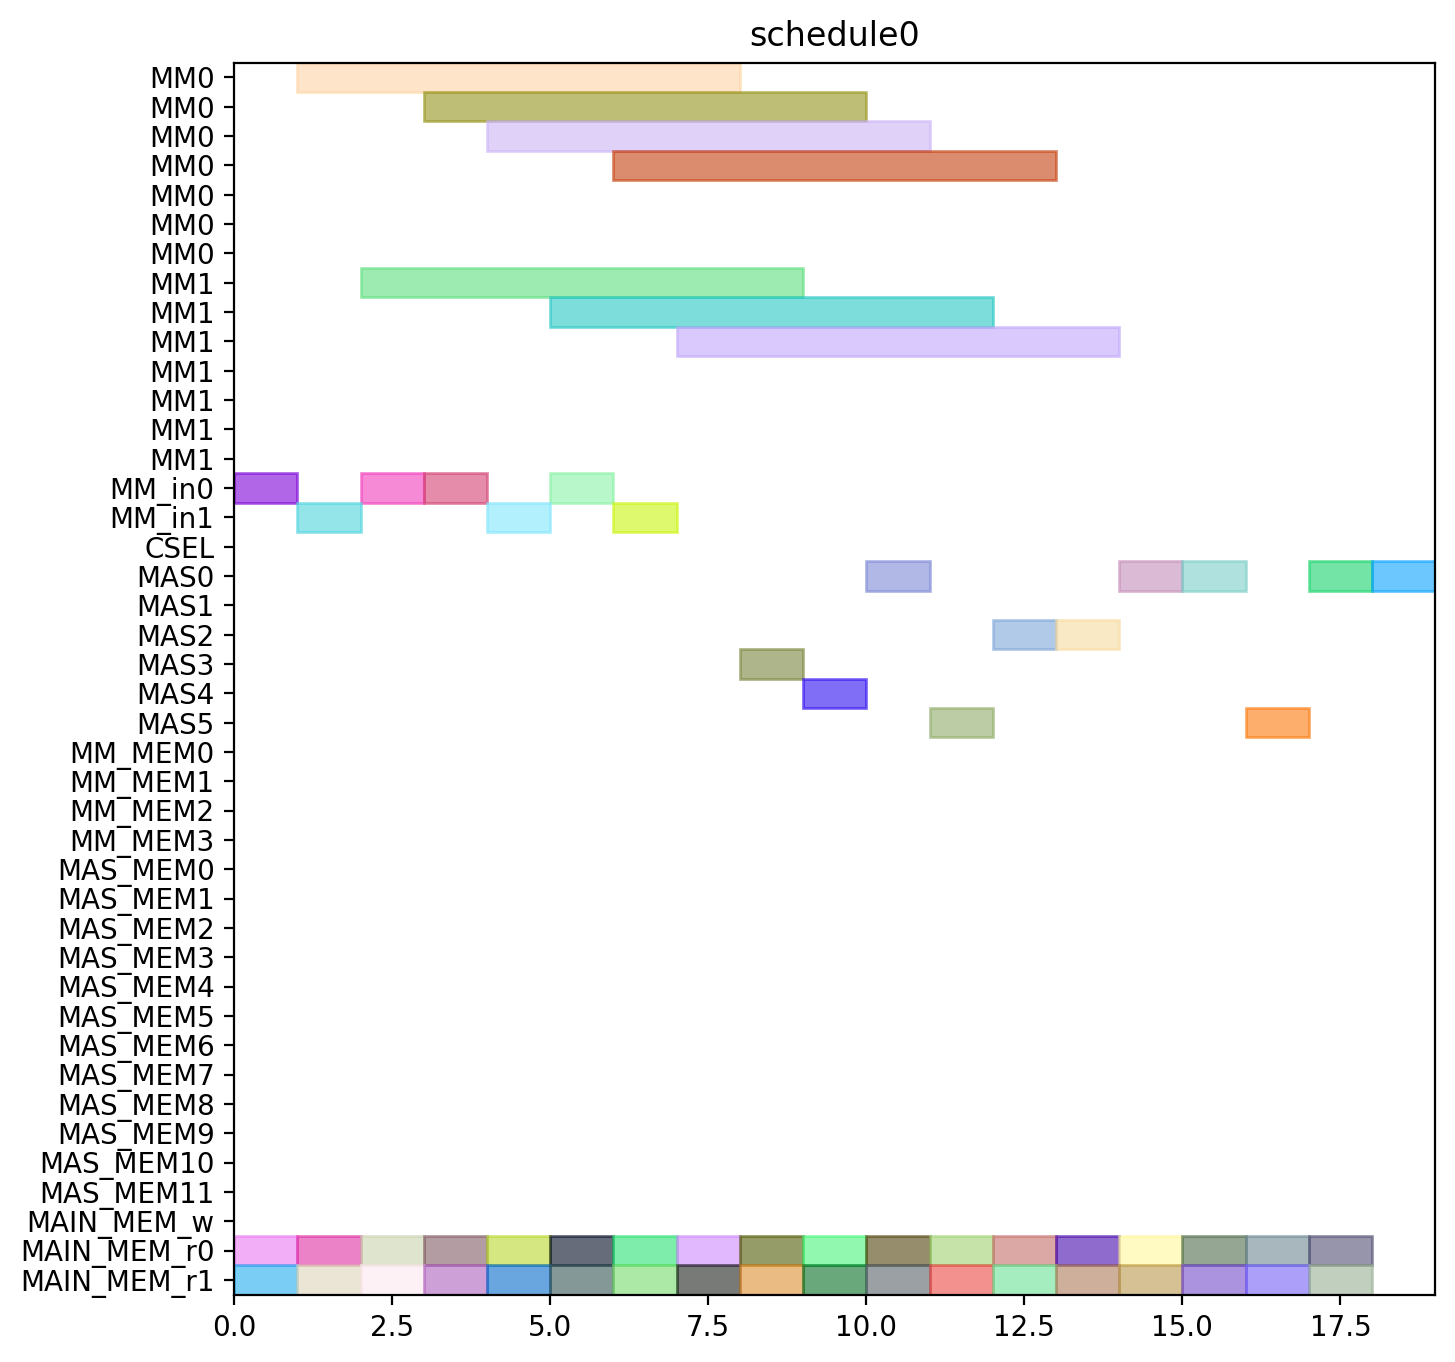

This figure's Python source:
from pyschedule import Scenario, solvers, plotters, alt


def solve():
	horizon = 120
	S = Scenario("schedule0", horizon=horizon)

	# resource
	MM = S.Resources('MM', num=2, size=7)
	MM_in = S.Resources('MM_in', num=2)
	CSEL = S.Resource('CSEL')
	MAS = S.Resources('MAS', num=6, size=1, periods=range(1, horizon))
	MM_MEM = S.Resources('MM_MEM', num=4)
	MAS_MEM = S.Resources('MAS_MEM', num=12)
	MAIN_MEM_w = S.Resource('MAIN_MEM_w', size=1)
	MAIN_MEM_r = S.Resources('MAIN_MEM_r', num=2)

	# result of previous scheduling

	# new tasks
	t0_t0 = S.Task('t0_t0', length=1, delay_cost=1)
	t0_t0 += alt(MAS)
	t0_t0_mem0 = S.Task('t0_t0_mem0', length=1, delay_cost=1)
	t0_t0_mem0 += MAIN_MEM_r[0]
	S += t0_t0_mem0 <= t0_t0

	t0_t0_mem1 = S.Task('t0_t0_mem1', length=1, delay_cost=1)
	t0_t0_mem1 += MAIN_MEM_r[1]
	S += t0_t0_mem1 <= t0_t0

	t0_t1 = S.Task('t0_t1', length=1, delay_cost=1)
	t0_t1 += alt(MAS)
	t0_t1_mem0 = S.Task('t0_t1_mem0', length=1, delay_cost=1)
	t0_t1_mem0 += MAIN_MEM_r[0]
	S += t0_t1_mem0 <= t0_t1

	t0_t1_mem1 = S.Task('t0_t1_mem1', length=1, delay_cost=1)
	t0_t1_mem1 += MAIN_MEM_r[1]
	S += t0_t1_mem1 <= t0_t1

	t0_t3 = S.Task('t0_t3', length=7, delay_cost=1)
	t0_t3 += alt(MM)
	t0_t3_in = S.Task('t0_t3_in', length=1, delay_cost=1)
	t0_t3_in += alt(MM_in)
	S += t0_t3_in*MM_in[0]<=t0_t3*MM[0]
	S += t0_t3_in*MM_in[1]<=t0_t3*MM[1]
	t0_t3_mem0 = S.Task('t0_t3_mem0', length=1, delay_cost=1)
	t0_t3_mem0 += MAIN_MEM_r[0]
	S += t0_t3_mem0 <= t0_t3

	t0_t3_mem1 = S.Task('t0_t3_mem1', length=1, delay_cost=1)
	t0_t3_mem1 += MAIN_MEM_r[1]
	S += t0_t3_mem1 <= t0_t3

	t1_t0 = S.Task('t1_t0', length=1, delay_cost=1)
	t1_t0 += alt(MAS)
	t1_t0_mem0 = S.Task('t1_t0_mem0', length=1, delay_cost=1)
	t1_t0_mem0 += MAIN_MEM_r[0]
	S += t1_t0_mem0 <= t1_t0

	t1_t0_mem1 = S.Task('t1_t0_mem1', length=1, delay_cost=1)
	t1_t0_mem1 += MAIN_MEM_r[1]
	S += t1_t0_mem1 <= t1_t0

	t1_t1 = S.Task('t1_t1', length=1, delay_cost=1)
	t1_t1 += alt(MAS)
	t1_t1_mem0 = S.Task('t1_t1_mem0', length=1, delay_cost=1)
	t1_t1_mem0 += MAIN_MEM_r[0]
	S += t1_t1_mem0 <= t1_t1

	t1_t1_mem1 = S.Task('t1_t1_mem1', length=1, delay_cost=1)
	t1_t1_mem1 += MAIN_MEM_r[1]
	S += t1_t1_mem1 <= t1_t1

	t1_t3 = S.Task('t1_t3', length=7, delay_cost=1)
	t1_t3 += alt(MM)
	t1_t3_in = S.Task('t1_t3_in', length=1, delay_cost=1)
	t1_t3_in += alt(MM_in)
	S += t1_t3_in*MM_in[0]<=t1_t3*MM[0]
	S += t1_t3_in*MM_in[1]<=t1_t3*MM[1]
	t1_t3_mem0 = S.Task('t1_t3_mem0', length=1, delay_cost=1)
	t1_t3_mem0 += MAIN_MEM_r[0]
	S += t1_t3_mem0 <= t1_t3

	t1_t3_mem1 = S.Task('t1_t3_mem1', length=1, delay_cost=1)
	t1_t3_mem1 += MAIN_MEM_r[1]
	S += t1_t3_mem1 <= t1_t3

	t2_t2 = S.Task('t2_t2', length=1, delay_cost=1)
	t2_t2 += alt(MAS)
	t2_t2_mem0 = S.Task('t2_t2_mem0', length=1, delay_cost=1)
	t2_t2_mem0 += MAIN_MEM_r[0]
	S += t2_t2_mem0 <= t2_t2

	t2_t2_mem1 = S.Task('t2_t2_mem1', length=1, delay_cost=1)
	t2_t2_mem1 += MAIN_MEM_r[1]
	S += t2_t2_mem1 <= t2_t2

	t5_t0 = S.Task('t5_t0', length=7, delay_cost=1)
	t5_t0 += alt(MM)
	t5_t0_in = S.Task('t5_t0_in', length=1, delay_cost=1)
	t5_t0_in += alt(MM_in)
	S += t5_t0_in*MM_in[0]<=t5_t0*MM[0]
	S += t5_t0_in*MM_in[1]<=t5_t0*MM[1]
	t5_t0_mem0 = S.Task('t5_t0_mem0', length=1, delay_cost=1)
	t5_t0_mem0 += MAIN_MEM_r[0]
	S += t5_t0_mem0 <= t5_t0

	t5_t0_mem1 = S.Task('t5_t0_mem1', length=1, delay_cost=1)
	t5_t0_mem1 += MAIN_MEM_r[1]
	S += t5_t0_mem1 <= t5_t0

	t5_t1 = S.Task('t5_t1', length=7, delay_cost=1)
	t5_t1 += alt(MM)
	t5_t1_in = S.Task('t5_t1_in', length=1, delay_cost=1)
	t5_t1_in += alt(MM_in)
	S += t5_t1_in*MM_in[0]<=t5_t1*MM[0]
	S += t5_t1_in*MM_in[1]<=t5_t1*MM[1]
	t5_t1_mem0 = S.Task('t5_t1_mem0', length=1, delay_cost=1)
	t5_t1_mem0 += MAIN_MEM_r[0]
	S += t5_t1_mem0 <= t5_t1

	t5_t1_mem1 = S.Task('t5_t1_mem1', length=1, delay_cost=1)
	t5_t1_mem1 += MAIN_MEM_r[1]
	S += t5_t1_mem1 <= t5_t1

	t5_t2 = S.Task('t5_t2', length=1, delay_cost=1)
	t5_t2 += alt(MAS)
	t5_t2_mem0 = S.Task('t5_t2_mem0', length=1, delay_cost=1)
	t5_t2_mem0 += MAIN_MEM_r[0]
	S += t5_t2_mem0 <= t5_t2

	t5_t2_mem1 = S.Task('t5_t2_mem1', length=1, delay_cost=1)
	t5_t2_mem1 += MAIN_MEM_r[1]
	S += t5_t2_mem1 <= t5_t2

	t5_t3 = S.Task('t5_t3', length=1, delay_cost=1)
	t5_t3 += alt(MAS)
	t5_t3_mem0 = S.Task('t5_t3_mem0', length=1, delay_cost=1)
	t5_t3_mem0 += MAIN_MEM_r[0]
	S += t5_t3_mem0 <= t5_t3

	t5_t3_mem1 = S.Task('t5_t3_mem1', length=1, delay_cost=1)
	t5_t3_mem1 += MAIN_MEM_r[1]
	S += t5_t3_mem1 <= t5_t3

	t7_t0 = S.Task('t7_t0', length=1, delay_cost=1)
	t7_t0 += alt(MAS)
	t7_t0_mem0 = S.Task('t7_t0_mem0', length=1, delay_cost=1)
	t7_t0_mem0 += MAIN_MEM_r[0]
	S += t7_t0_mem0 <= t7_t0

	t7_t0_mem1 = S.Task('t7_t0_mem1', length=1, delay_cost=1)
	t7_t0_mem1 += MAIN_MEM_r[1]
	S += t7_t0_mem1 <= t7_t0

	t7_t1 = S.Task('t7_t1', length=1, delay_cost=1)
	t7_t1 += alt(MAS)
	t7_t1_mem0 = S.Task('t7_t1_mem0', length=1, delay_cost=1)
	t7_t1_mem0 += MAIN_MEM_r[0]
	S += t7_t1_mem0 <= t7_t1

	t7_t1_mem1 = S.Task('t7_t1_mem1', length=1, delay_cost=1)
	t7_t1_mem1 += MAIN_MEM_r[1]
	S += t7_t1_mem1 <= t7_t1

	t7_t3 = S.Task('t7_t3', length=7, delay_cost=1)
	t7_t3 += alt(MM)
	t7_t3_in = S.Task('t7_t3_in', length=1, delay_cost=1)
	t7_t3_in += alt(MM_in)
	S += t7_t3_in*MM_in[0]<=t7_t3*MM[0]
	S += t7_t3_in*MM_in[1]<=t7_t3*MM[1]
	t7_t3_mem0 = S.Task('t7_t3_mem0', length=1, delay_cost=1)
	t7_t3_mem0 += MAIN_MEM_r[0]
	S += t7_t3_mem0 <= t7_t3

	t7_t3_mem1 = S.Task('t7_t3_mem1', length=1, delay_cost=1)
	t7_t3_mem1 += MAIN_MEM_r[1]
	S += t7_t3_mem1 <= t7_t3

	t10_t0 = S.Task('t10_t0', length=7, delay_cost=1)
	t10_t0 += alt(MM)
	t10_t0_in = S.Task('t10_t0_in', length=1, delay_cost=1)
	t10_t0_in += alt(MM_in)
	S += t10_t0_in*MM_in[0]<=t10_t0*MM[0]
	S += t10_t0_in*MM_in[1]<=t10_t0*MM[1]
	t10_t0_mem0 = S.Task('t10_t0_mem0', length=1, delay_cost=1)
	t10_t0_mem0 += MAIN_MEM_r[0]
	S += t10_t0_mem0 <= t10_t0

	t10_t0_mem1 = S.Task('t10_t0_mem1', length=1, delay_cost=1)
	t10_t0_mem1 += MAIN_MEM_r[1]
	S += t10_t0_mem1 <= t10_t0

	t10_t1 = S.Task('t10_t1', length=7, delay_cost=1)
	t10_t1 += alt(MM)
	t10_t1_in = S.Task('t10_t1_in', length=1, delay_cost=1)
	t10_t1_in += alt(MM_in)
	S += t10_t1_in*MM_in[0]<=t10_t1*MM[0]
	S += t10_t1_in*MM_in[1]<=t10_t1*MM[1]
	t10_t1_mem0 = S.Task('t10_t1_mem0', length=1, delay_cost=1)
	t10_t1_mem0 += MAIN_MEM_r[0]
	S += t10_t1_mem0 <= t10_t1

	t10_t1_mem1 = S.Task('t10_t1_mem1', length=1, delay_cost=1)
	t10_t1_mem1 += MAIN_MEM_r[1]
	S += t10_t1_mem1 <= t10_t1

	t10_t2 = S.Task('t10_t2', length=1, delay_cost=1)
	t10_t2 += alt(MAS)
	t10_t2_mem0 = S.Task('t10_t2_mem0', length=1, delay_cost=1)
	t10_t2_mem0 += MAIN_MEM_r[0]
	S += t10_t2_mem0 <= t10_t2

	t10_t2_mem1 = S.Task('t10_t2_mem1', length=1, delay_cost=1)
	t10_t2_mem1 += MAIN_MEM_r[1]
	S += t10_t2_mem1 <= t10_t2

	t10_t3 = S.Task('t10_t3', length=1, delay_cost=1)
	t10_t3 += alt(MAS)
	t10_t3_mem0 = S.Task('t10_t3_mem0', length=1, delay_cost=1)
	t10_t3_mem0 += MAIN_MEM_r[0]
	S += t10_t3_mem0 <= t10_t3

	t10_t3_mem1 = S.Task('t10_t3_mem1', length=1, delay_cost=1)
	t10_t3_mem1 += MAIN_MEM_r[1]
	S += t10_t3_mem1 <= t10_t3

	solvers.mip.solve(S,msg=1,kind='CPLEX',ratio_gap=1.01)

	solution = [['hoge']*len(S.solution()[1]) for i in range(len(S.solution()))]
	for i in range(len(S.solution())):
		for j in range(len(S.solution()[i])):
			solution[i][j]=str(S.solution()[i][j])
	print(solution)

	cycles = int(solution[-1][3])

	pic_file_name = "/home/mfukuda/ABE/multiRAM_multiMAS_16mux/scheduling_result/stage7MM2_stage1MAS6/EP2_DBL_w_EVAL/schedule0.png"
	if(S.solution() != []):
		plotters.matplotlib.plot(S,img_filename=pic_file_name, show_task_labels=False, fig_size=(cycles*0.25+3, 8))

	return solution
